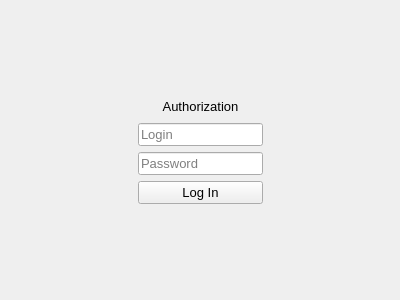
<?xml version="1.0" encoding="UTF-8"?>
<ui version="4.0">
 <class>Authorization</class>
 <widget class="QWidget" name="Authorization">
  <property name="geometry">
   <rect>
    <x>0</x>
    <y>0</y>
    <width>400</width>
    <height>300</height>
   </rect>
  </property>
  <property name="font">
   <font>
    <pointsize>10</pointsize>
   </font>
  </property>
  <property name="windowTitle">
   <string>Authorization</string>
  </property>
  <layout class="QGridLayout" name="gridLayout">
   <item row="0" column="0" colspan="3">
    <spacer name="verticalSpacer">
     <property name="orientation">
      <enum>Qt::Vertical</enum>
     </property>
     <property name="sizeHint" stdset="0">
      <size>
       <width>378</width>
       <height>77</height>
      </size>
     </property>
    </spacer>
   </item>
   <item row="1" column="0" rowspan="4">
    <spacer name="horizontalSpacer">
     <property name="orientation">
      <enum>Qt::Horizontal</enum>
     </property>
     <property name="sizeHint" stdset="0">
      <size>
       <width>116</width>
       <height>108</height>
      </size>
     </property>
    </spacer>
   </item>
   <item row="1" column="1">
    <widget class="QLabel" name="label">
     <property name="text">
      <string>Authorization</string>
     </property>
     <property name="alignment">
      <set>Qt::AlignCenter</set>
     </property>
    </widget>
   </item>
   <item row="1" column="2" rowspan="4">
    <spacer name="horizontalSpacer_2">
     <property name="orientation">
      <enum>Qt::Horizontal</enum>
     </property>
     <property name="sizeHint" stdset="0">
      <size>
       <width>115</width>
       <height>108</height>
      </size>
     </property>
    </spacer>
   </item>
   <item row="2" column="1">
    <widget class="QLineEdit" name="login">
     <property name="maximumSize">
      <size>
       <width>250</width>
       <height>16777215</height>
      </size>
     </property>
     <property name="font">
      <font>
       <pointsize>10</pointsize>
      </font>
     </property>
     <property name="placeholderText">
      <string>Login</string>
     </property>
    </widget>
   </item>
   <item row="3" column="1">
    <widget class="QLineEdit" name="password">
     <property name="maximumSize">
      <size>
       <width>250</width>
       <height>16777215</height>
      </size>
     </property>
     <property name="font">
      <font>
       <pointsize>10</pointsize>
      </font>
     </property>
     <property name="inputMethodHints">
      <set>Qt::ImhHiddenText|Qt::ImhNoAutoUppercase|Qt::ImhNoPredictiveText|Qt::ImhSensitiveData</set>
     </property>
     <property name="echoMode">
      <enum>QLineEdit::Password</enum>
     </property>
     <property name="placeholderText">
      <string>Password</string>
     </property>
    </widget>
   </item>
   <item row="4" column="1">
    <widget class="QPushButton" name="buttonLogIn">
     <property name="text">
      <string>Log In</string>
     </property>
    </widget>
   </item>
   <item row="5" column="0" colspan="3">
    <spacer name="verticalSpacer_2">
     <property name="orientation">
      <enum>Qt::Vertical</enum>
     </property>
     <property name="sizeHint" stdset="0">
      <size>
       <width>378</width>
       <height>76</height>
      </size>
     </property>
    </spacer>
   </item>
  </layout>
 </widget>
 <layoutdefault spacing="6" margin="11"/>
 <resources/>
 <connections/>
</ui>
